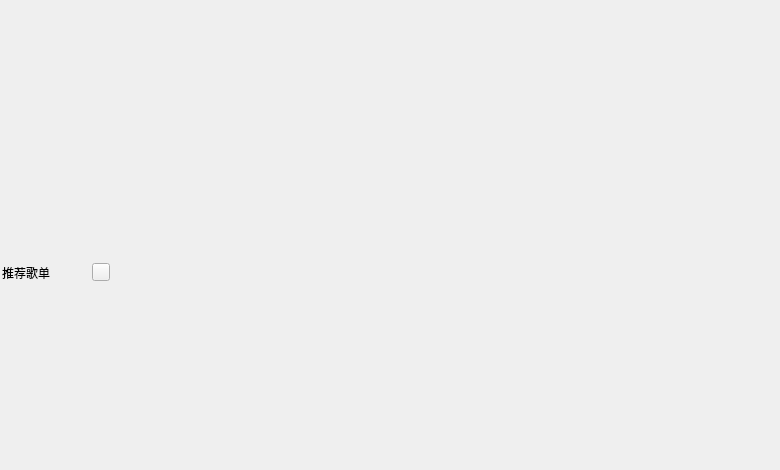
    <widget class="QWidget" name="recommend">
     <attribute name="title">
      <string>Tab 1</string>
     </attribute>
     <widget class="QWidget" name="verticalLayoutWidget_2">
      <property name="geometry">
       <rect>
        <x>0</x>
        <y>10</y>
        <width>771</width>
        <height>241</height>
       </rect>
      </property>
      <layout class="QVBoxLayout" name="verLout_pic"/>
     </widget>
     <widget class="QWidget" name="layoutWidget">
      <property name="geometry">
       <rect>
        <x>0</x>
        <y>260</y>
        <width>771</width>
        <height>25</height>
       </rect>
      </property>
      <layout class="QHBoxLayout" name="horizontalLayout">
       <item>
        <widget class="QLabel" name="lab_T">
         <property name="maximumSize">
          <size>
           <width>82</width>
           <height>16777215</height>
          </size>
         </property>
         <property name="text">
          <string>推荐歌单</string>
         </property>
        </widget>
       </item>
       <item>
        <widget class="QPushButton" name="ptn_cen">
         <property name="maximumSize">
          <size>
           <width>18</width>
           <height>18</height>
          </size>
         </property>
         <property name="text">
          <string/>
         </property>
        </widget>
       </item>
       <item>
        <spacer name="horizontalSpacer">
         <property name="orientation">
          <enum>Qt::Horizontal</enum>
         </property>
         <property name="sizeType">
          <enum>QSizePolicy::Minimum</enum>
         </property>
         <property name="sizeHint" stdset="0">
          <size>
           <width>658</width>
           <height>20</height>
          </size>
         </property>
        </spacer>
       </item>
      </layout>
     </widget>
     <widget class="QWidget" name="layoutWidget">
      <property name="geometry">
       <rect>
        <x>0</x>
        <y>280</y>
        <width>771</width>
        <height>181</height>
       </rect>
      </property>
      <layout class="QHBoxLayout" name="horizontalLayout_2">
       <item>
        <widget class="QWidget" name="widgetP1" native="true">
         <property name="minimumSize">
          <size>
           <width>140</width>
           <height>140</height>
          </size>
         </property>
         <property name="maximumSize">
          <size>
           <width>140</width>
           <height>140</height>
          </size>
         </property>
        </widget>
       </item>
       <item>
        <widget class="QWidget" name="widgetP2" native="true">
         <property name="minimumSize">
          <size>
           <width>140</width>
           <height>140</height>
          </size>
         </property>
         <property name="maximumSize">
          <size>
           <width>140</width>
           <height>140</height>
          </size>
         </property>
        </widget>
       </item>
       <item>
        <widget class="QWidget" name="widgetP3" native="true">
         <property name="minimumSize">
          <size>
           <width>140</width>
           <height>140</height>
          </size>
         </property>
         <property name="maximumSize">
          <size>
           <width>140</width>
           <height>140</height>
          </size>
         </property>
        </widget>
       </item>
       <item>
        <widget class="QWidget" name="widgetP4" native="true">
         <property name="minimumSize">
          <size>
           <width>140</width>
           <height>140</height>
          </size>
         </property>
         <property name="maximumSize">
          <size>
           <width>140</width>
           <height>140</height>
          </size>
         </property>
        </widget>
       </item>
       <item>
        <widget class="QWidget" name="widgetP5" native="true">
         <property name="minimumSize">
          <size>
           <width>140</width>
           <height>140</height>
          </size>
         </property>
         <property name="maximumSize">
          <size>
           <width>140</width>
           <height>140</height>
          </size>
         </property>
        </widget>
       </item>
      </layout>
     </widget>
    </widget>
